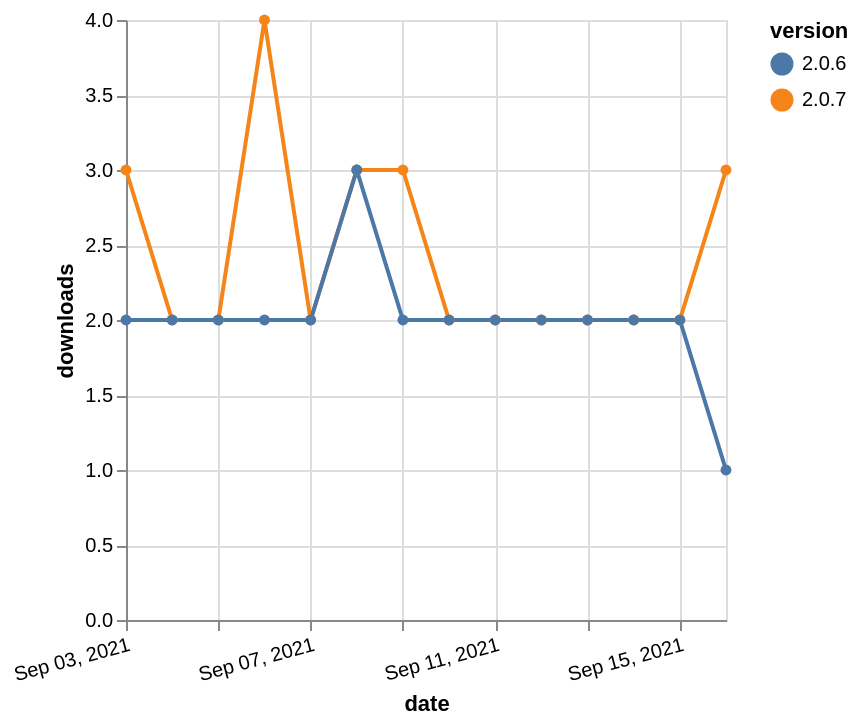

This figure's Vega-Lite source:
### Vega-Lite specification from a JSON file in a GitHub repository (floating-point values rounded to 4 significant figures)
{"$schema": "https://vega.github.io/schema/vega-lite/v5.json", "description": "A simple bar chart with embedded data.", "data": {"values": [{"date": "2021-09-03", "total": 2230, "delta": 3, "version": "2.0.7"}, {"date": "2021-09-04", "total": 2232, "delta": 2, "version": "2.0.7"}, {"date": "2021-09-05", "total": 2234, "delta": 2, "version": "2.0.7"}, {"date": "2021-09-06", "total": 2238, "delta": 4, "version": "2.0.7"}, {"date": "2021-09-07", "total": 2240, "delta": 2, "version": "2.0.7"}, {"date": "2021-09-08", "total": 2243, "delta": 3, "version": "2.0.7"}, {"date": "2021-09-09", "total": 2246, "delta": 3, "version": "2.0.7"}, {"date": "2021-09-10", "total": 2248, "delta": 2, "version": "2.0.7"}, {"date": "2021-09-11", "total": 2250, "delta": 2, "version": "2.0.7"}, {"date": "2021-09-12", "total": 2252, "delta": 2, "version": "2.0.7"}, {"date": "2021-09-13", "total": 2254, "delta": 2, "version": "2.0.7"}, {"date": "2021-09-14", "total": 2256, "delta": 2, "version": "2.0.7"}, {"date": "2021-09-15", "total": 2258, "delta": 2, "version": "2.0.7"}, {"date": "2021-09-16", "total": 2261, "delta": 3, "version": "2.0.7"}, {"date": "2021-09-03", "total": 2193, "delta": 2, "version": "2.0.6"}, {"date": "2021-09-04", "total": 2195, "delta": 2, "version": "2.0.6"}, {"date": "2021-09-05", "total": 2197, "delta": 2, "version": "2.0.6"}, {"date": "2021-09-06", "total": 2199, "delta": 2, "version": "2.0.6"}, {"date": "2021-09-07", "total": 2201, "delta": 2, "version": "2.0.6"}, {"date": "2021-09-08", "total": 2204, "delta": 3, "version": "2.0.6"}, {"date": "2021-09-09", "total": 2206, "delta": 2, "version": "2.0.6"}, {"date": "2021-09-10", "total": 2208, "delta": 2, "version": "2.0.6"}, {"date": "2021-09-11", "total": 2210, "delta": 2, "version": "2.0.6"}, {"date": "2021-09-12", "total": 2212, "delta": 2, "version": "2.0.6"}, {"date": "2021-09-13", "total": 2214, "delta": 2, "version": "2.0.6"}, {"date": "2021-09-14", "total": 2216, "delta": 2, "version": "2.0.6"}, {"date": "2021-09-15", "total": 2218, "delta": 2, "version": "2.0.6"}, {"date": "2021-09-16", "total": 2219, "delta": 1, "version": "2.0.6"}]}, "width": "container", "mark": {"type": "line", "point": {"filled": true}}, "encoding": {"x": {"field": "date", "type": "temporal", "timeUnit": "yearmonthdate", "title": "date", "axis": {"labelAngle": -15}}, "y": {"field": "delta", "type": "quantitative", "title": "downloads"}, "color": {"field": "version", "type": "nominal"}, "tooltip": {"field": "delta"}}}
